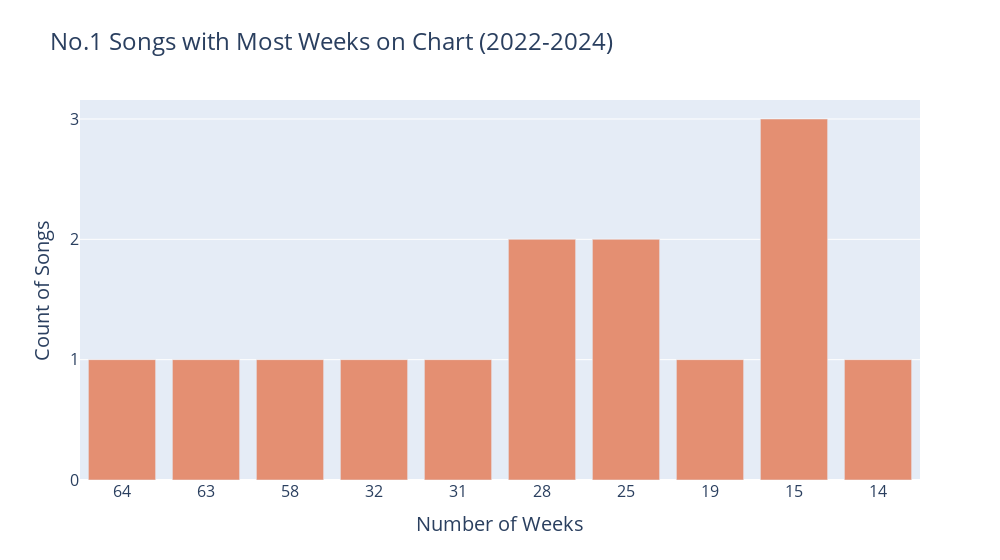

Notebook cell for this chart:
### Code cell
# No.1 Songs with Most Weeks on Chart (2022-2024)

# Create a bar chart
fig = px.bar(
    top10_weeks_to_no1_count_sorted,
    x='Number of Weeks',
    y='Count of Songs',
    color_discrete_sequence=['#E48F72'],
    title='No.1 Songs with Most Weeks on Chart (2022-2024)',
    width=1000
)

# Customize the chart
fig.update_layout(
    title_font=dict(size=24),
    xaxis_title='Number of Weeks',
    yaxis_title='Count of Songs',
    xaxis_title_font=dict(size=20),
    yaxis_title_font=dict(size=20),
    xaxis=dict(
        tickfont=dict(size=16),
        type='category'
    ),
    yaxis=dict(
        tickfont=dict(size=16),
        tickmode='linear'
    ),
    hoverlabel=dict(
        font=dict(
            family="Arial",
            size=14
        )
    ),
    bargap=0.2
)

# Show the chart
fig.show()

### Figure 1 — Plotly figure (JSON) as saved in the notebook; plotly's stock layout.template omitted (floating-point values rounded to 4 significant figures)
{"data": [{"alignmentgroup": "True", "hovertemplate": "Number of Weeks=%{x}<br>Count of Songs=%{y}<extra></extra>", "legendgroup": "", "marker": {"color": "#E48F72", "pattern": {"shape": ""}}, "name": "", "offsetgroup": "", "orientation": "v", "showlegend": false, "textposition": "auto", "type": "bar", "x": [64, 63, 58, 32, 31, 28, 25, 19, 15, 14], "xaxis": "x", "y": [1, 1, 1, 1, 1, 2, 2, 1, 3, 1], "yaxis": "y"}], "layout": {"bargap": 0.2, "barmode": "relative", "hoverlabel": {"font": {"family": "Arial", "size": 14}}, "legend": {"tracegroupgap": 0}, "title": {"font": {"size": 24}, "text": "No.1 Songs with Most Weeks on Chart (2022-2024)"}, "width": 1000, "xaxis": {"anchor": "y", "domain": [0, 1], "tickfont": {"size": 16}, "title": {"font": {"size": 20}, "text": "Number of Weeks"}, "type": "category"}, "yaxis": {"anchor": "x", "domain": [0, 1], "tickfont": {"size": 16}, "tickmode": "linear", "title": {"font": {"size": 20}, "text": "Count of Songs"}}}}
